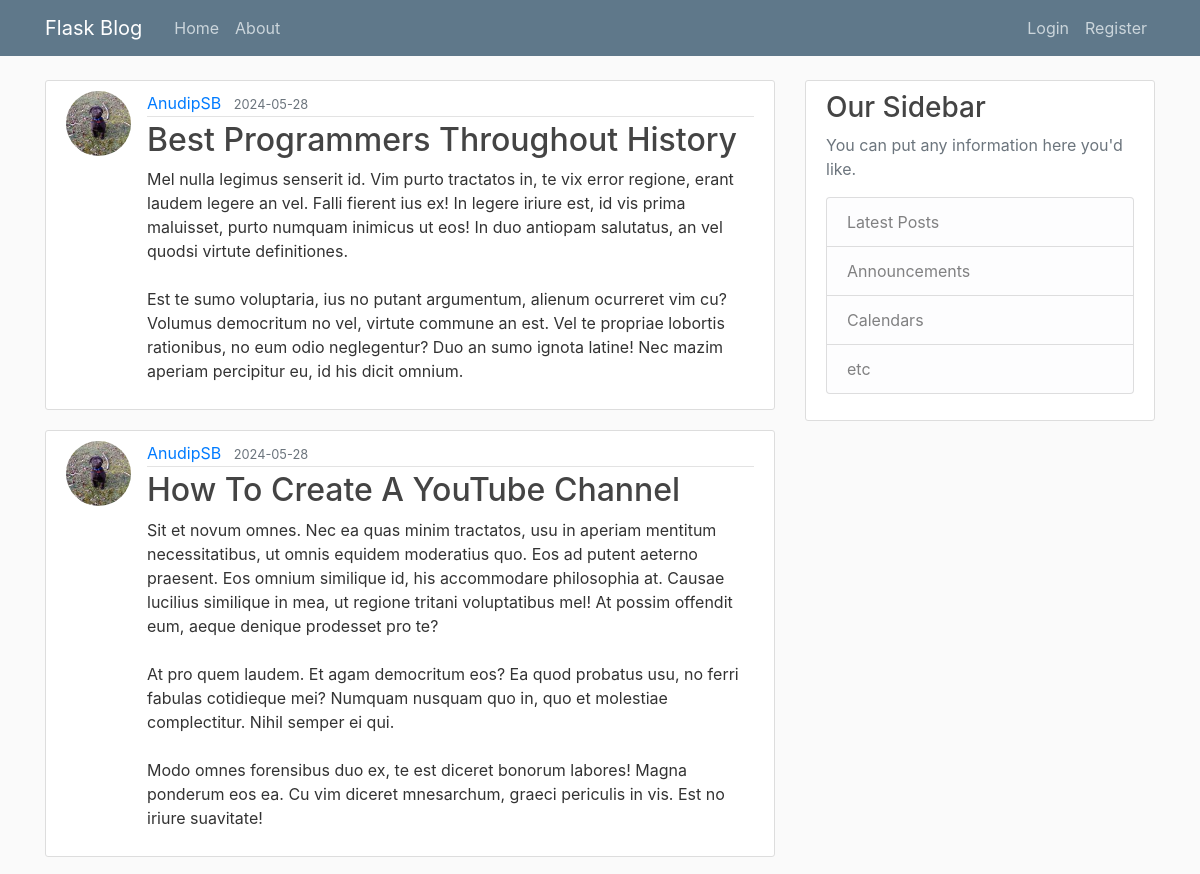
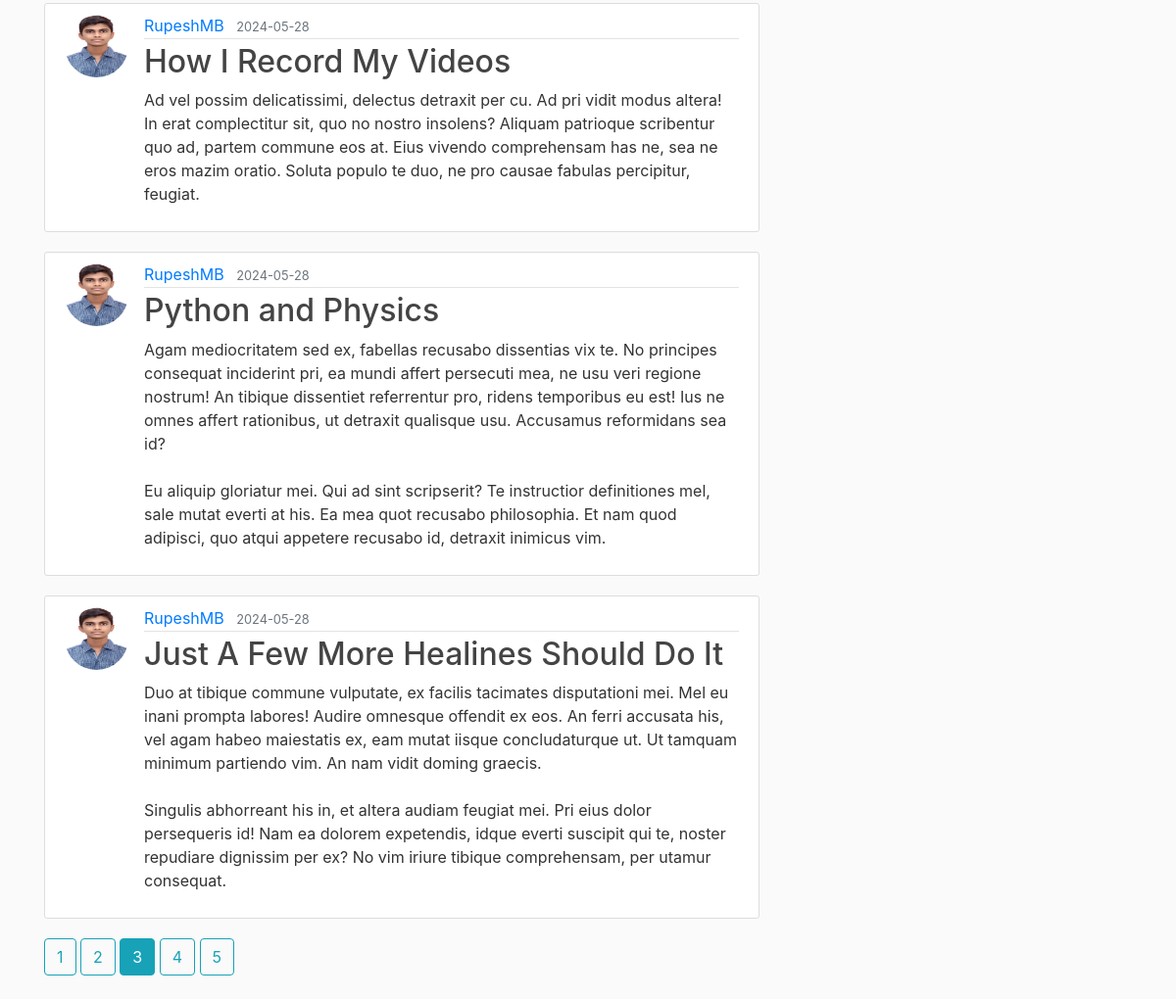
Screenshot of /home?page=3 with the database file from the repository (2 pictures, top to bottom).
### flaskblog/models.py (models this page shows, shortened)
class Post(db.Model):
    id = db.Column(db.Integer, primary_key=True)
    title = db.Column(db.String(100), nullable=False)
    date_posted = db.Column(db.DateTime, nullable=False, default=lambda: datetime.now(timezone.utc))
    content = db.Column(db.Text, nullable=False)
    user_id = db.Column(db.Integer, db.ForeignKey('user.id'), nullable=False)

class User(db.Model, UserMixin):
    id = db.Column(db.Integer, primary_key=True)
    username = db.Column(db.String(20), unique=True, nullable=False)
    email = db.Column(db.String(120), unique=True, nullable=False)
    image_file = db.Column(db.String(20), nullable=False, default='default.jpg')
    password = db.Column(db.String(60), nullable=False)
    posts = db.relationship('Post', backref='name', lazy=True)

### flaskblog/main/routes.py (the view)
@main.route("/")
@main.route("/home")
def home():
    page = request.args.get('page',1,type=int)
    posts= Post.query.order_by(Post.date_posted.desc()).paginate(page=page, per_page=5)
    return render_template('home.html', posts=posts)

### flaskblog/templates/home.html
{% extends "layout.html" %}
{% block content %}
    {% for post in posts.items %}
        <article class="media content-section">
            <img class="rounded-circle article-img" src="{{url_for('static', filename='profile_pics/' + post.name.image_file)}}">
            <div class="media-body">
            <div class="article-metadata">
                <a class="mr-2" href="{{ url_for('users.user_posts',username=post.name.username) }}">{{ post.name.username }}</a>
                <small class="text-muted">{{ post.date_posted.strftime('%Y-%m-%d') }}</small>
            </div>
            <h2><a class="article-title" href="{{ url_for('posts.post', post_id=post.id )}}">{{ post.title }}</a></h2>
            <p class="article-content">{{ post.content }}</p>
            </div>
        </article>
    {% endfor %}
    {% for page_num in posts.iter_pages(left_edge=1, right_edge=1, left_current=1, right_current=2) %}
        {% if page_num %}
            {% if posts.page == page_num %}
                <a class="btn btn-info mb-4" href="{{ url_for('main.home', page=page_num)}}">{{ page_num }}</a>
            {% else %}
                <a class="btn btn-outline-info mb-4" href="{{ url_for('main.home', page=page_num)}}">{{ page_num }}</a>
            {% endif %}
        {% else %}
            ...
        {% endif %}
    {% endfor %}
{% endblock content %}

### flaskblog/static/main.css (style rules this page uses)
body { background: #fafafa; color: #333333; margin-top: 5rem; }
h1, h2, h3, h4, h5, h6 { color: #444444; }
.content-section { background: #ffffff; padding: 10px 20px; border: 1px solid #dddddd; border-radius: 3px; margin-bottom: 20px; }
.article-title { color: #444444; }
.article-content { white-space: pre-line; }
.article-img { height: 65px; width: 65px; margin-right: 16px; }
.article-metadata { padding-bottom: 1px; margin-bottom: 4px; border-bottom: 1px solid #e3e3e3 }

### rows the page displays
Post: image_file (picture), name.username "AnudipSB", date_posted "2024-05-28", title "Best Programmers Throughout History", content "Mel nulla legimus senserit id. Vim purto tractatos in, te vix error regione, erant laudem legere an vel. Falli fierent ius ex! In legere iriure est, id vis prima maluisset, purto numquam inimicus ut eos! In duo antiopam salutatus, an vel quodsi virtute definitiones. Est te sumo voluptaria, ius no putant argumentum, alienum ocurreret vim cu? Volumus democritum no vel, virtute commune an est. Vel te propriae lobortis rationibus, no eum odio neglegentur? Duo an sumo ignota latine! Nec mazim aperiam percipitur eu, id his dicit omnium."
Post: image_file (picture), name.username "AnudipSB", date_posted "2024-05-28", title "How To Create A YouTube Channel", content "Sit et novum omnes. Nec ea quas minim tractatos, usu in aperiam mentitum necessitatibus, ut omnis equidem moderatius quo. Eos ad putent aeterno praesent. Eos omnium similique id, his accommodare philosophia at. Causae lucilius similique in mea, ut regione tritani voluptatibus mel! At possim offendit eum, aeque denique prodesset pro te? At pro quem laudem. Et agam democritum eos? Ea quod probatus usu, no ferri fabulas cotidieque mei? Numquam nusquam quo in, quo et molestiae complectitur. Nihil semper ei qui. Modo omnes forensibus duo ex, te est diceret bonorum labores! Magna ponderum eos ea. Cu vim diceret mnesarchum, graeci periculis in vis. Est no iriure suavitate!"
Post: image_file (picture), name.username "RupeshMB", date_posted "2024-05-28", title "How I Record My Videos", content "Ad vel possim delicatissimi, delectus detraxit per cu. Ad pri vidit modus altera! In erat complectitur sit, quo no nostro insolens? Aliquam patrioque scribentur quo ad, partem commune eos at. Eius vivendo comprehensam has ne, sea ne eros mazim oratio. Soluta populo te duo, ne pro causae fabulas percipitur, feugiat."
Post: image_file (picture), name.username "RupeshMB", date_posted "2024-05-28", title "Python and Physics", content "Agam mediocritatem sed ex, fabellas recusabo dissentias vix te. No principes consequat inciderint pri, ea mundi affert persecuti mea, ne usu veri regione nostrum! An tibique dissentiet referrentur pro, ridens temporibus eu est! Ius ne omnes affert rationibus, ut detraxit qualisque usu. Accusamus reformidans sea id? Eu aliquip gloriatur mei. Qui ad sint scripserit? Te instructior definitiones mel, sale mutat everti at his. Ea mea quot recusabo philosophia. Et nam quod adipisci, quo atqui appetere recusabo id, detraxit inimicus vim."
Post: image_file (picture), name.username "RupeshMB", date_posted "2024-05-28", title "Just A Few More Healines Should Do It", content "Duo at tibique commune vulputate, ex facilis tacimates disputationi mei. Mel eu inani prompta labores! Audire omnesque offendit ex eos. An ferri accusata his, vel agam habeo maiestatis ex, eam mutat iisque concludaturque ut. Ut tamquam minimum partiendo vim. An nam vidit doming graecis. Singulis abhorreant his in, et altera audiam feugiat mei. Pri eius dolor persequeris id! Nam ea dolorem expetendis, idque everti suscipit qui te, noster repudiare dignissim per ex? No vim iriure tibique comprehensam, per utamur consequat."

### other values shown
{{ page_num }} "1" "2" "4" "5"
{{ page_num }} "3"
